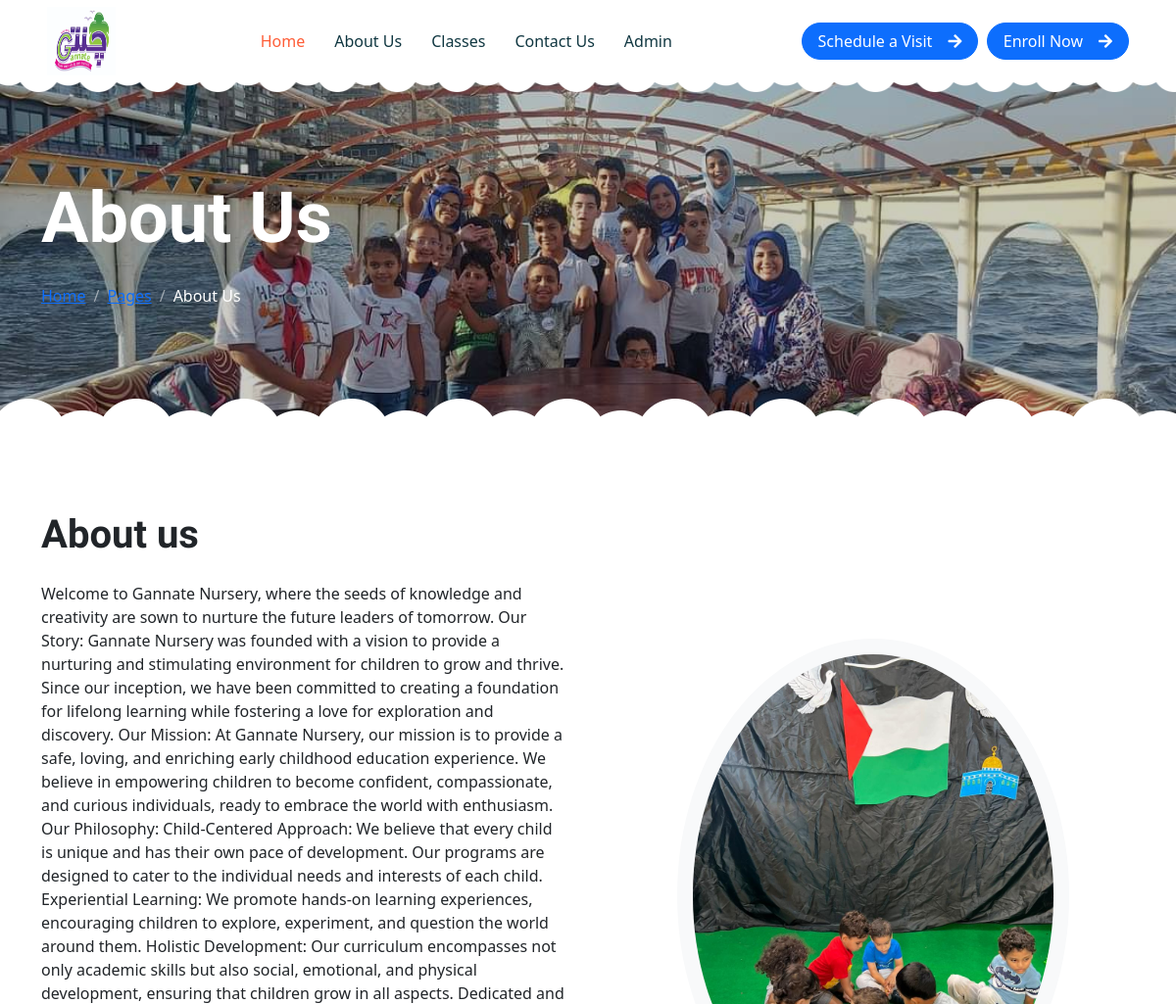
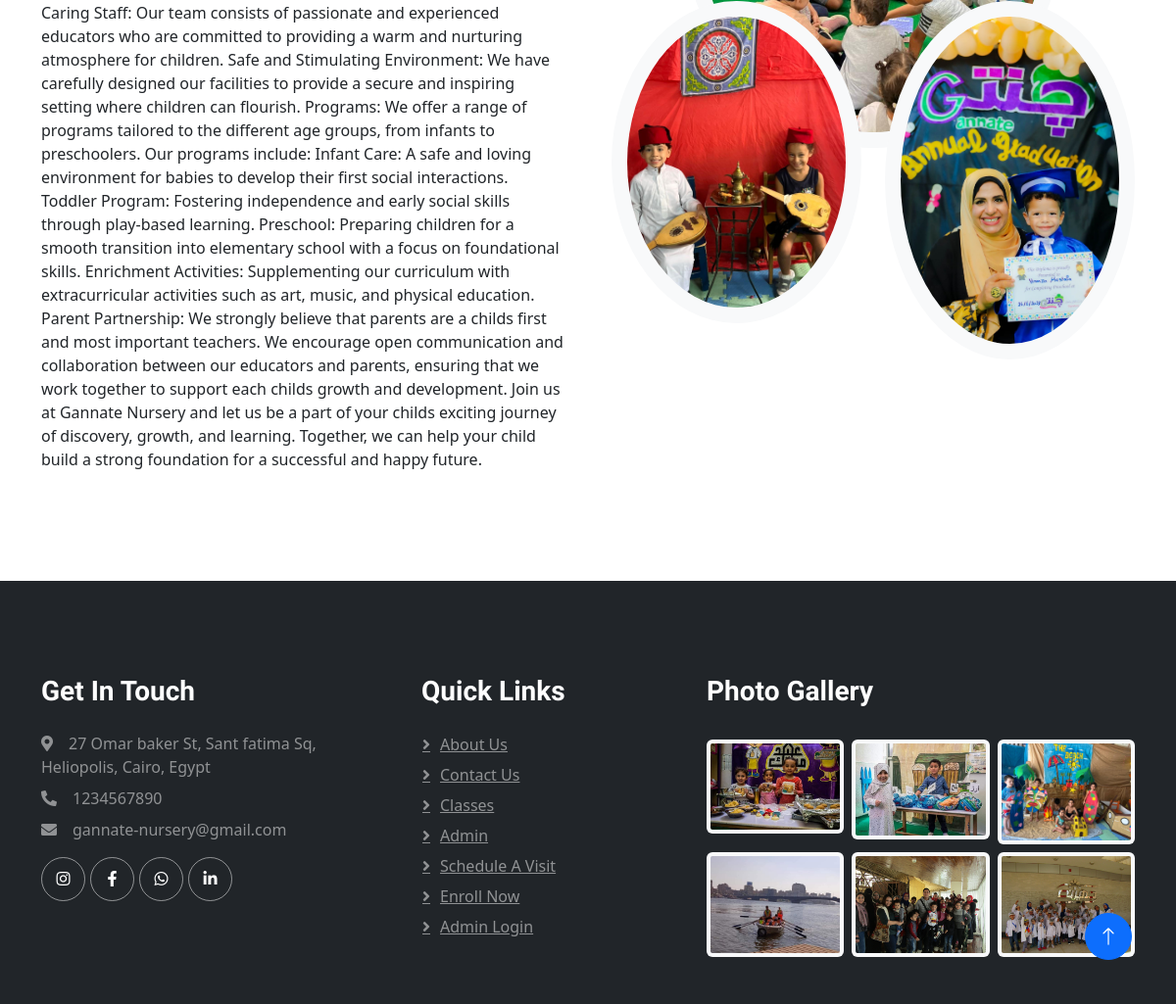
The page /about.php on the database as committed earlier (2 pictures, top to bottom).
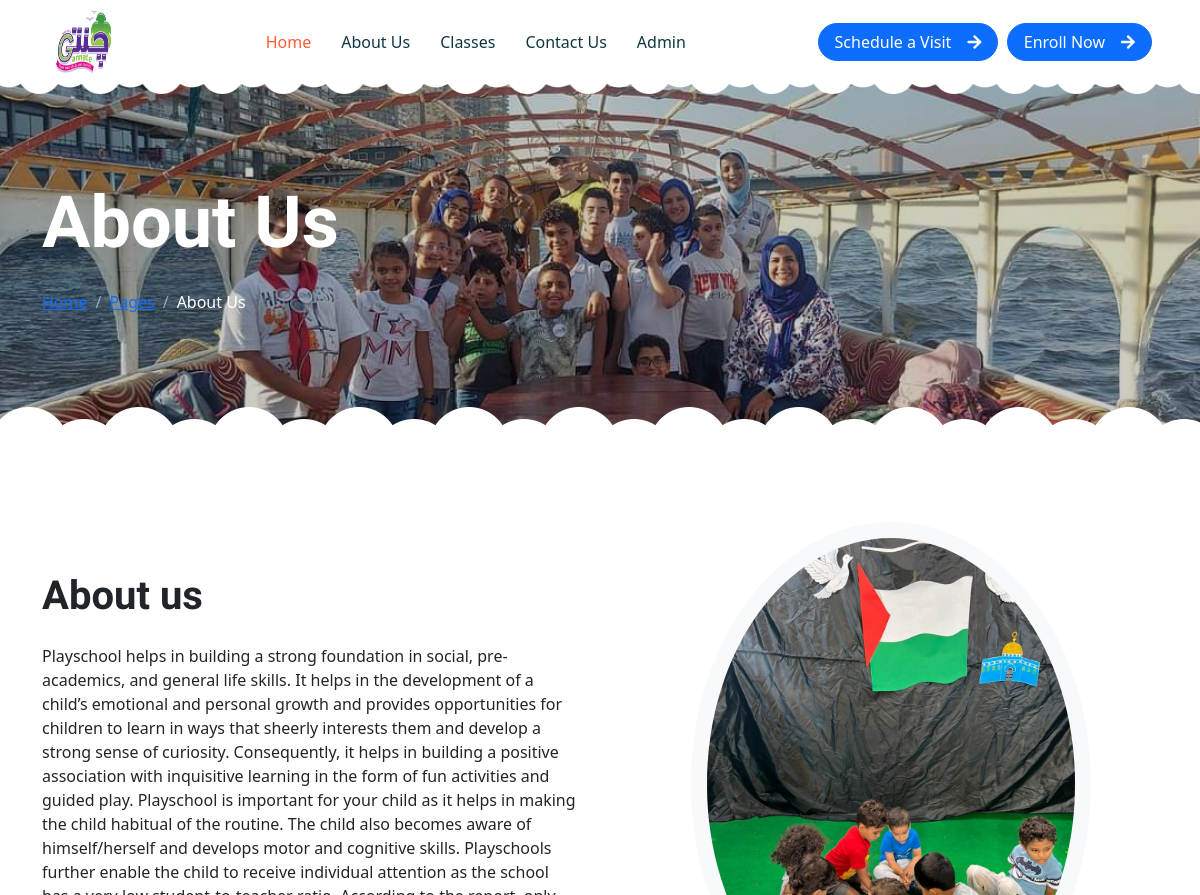
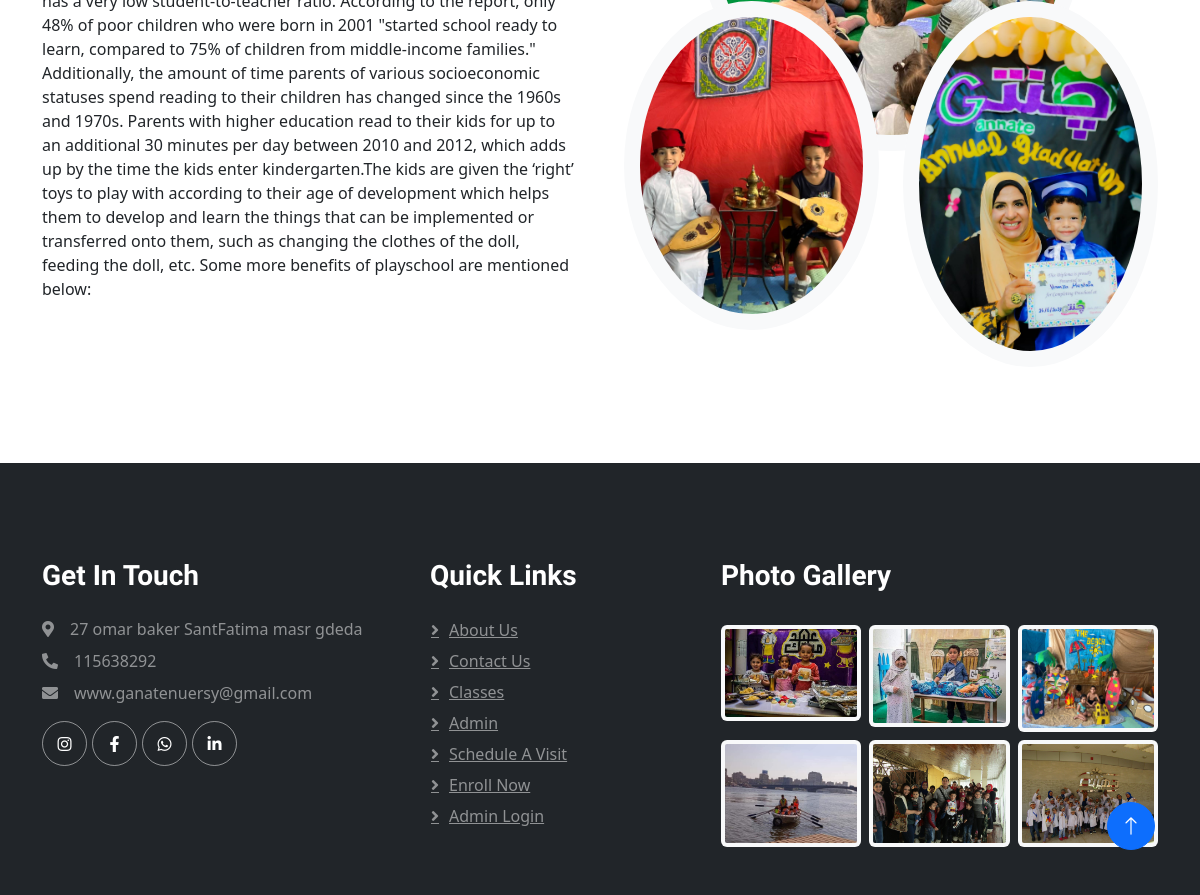
The same page on the database as committed later (2 pictures, top to bottom).
### tables this page shows
CREATE TABLE `tblpage` (
  `ID` int(10) NOT NULL,
  `PageType` varchar(200) DEFAULT NULL,
  `PageTitle` varchar(200) DEFAULT NULL,
  `PageDescription` mediumtext DEFAULT NULL,
  `Email` varchar(200) DEFAULT NULL,
  `MobileNumber` bigint(10) DEFAULT NULL,
  `UpdationDate` timestamp NULL DEFAULT NULL ON UPDATE current_timestamp()
);

### about.php (the view, shortened to what this page needs)
<?php include_once('includes/config.php'); ?>
<!DOCTYPE html>
<html lang="en">
<head>
    <link href="https://cdnjs.cloudflare.com/ajax/libs/font-awesome/5.10.0/css/all.min.css" rel="stylesheet">
    <link href="https://cdn.jsdelivr.net/npm/bootstrap-icons@1.4.1/font/bootstrap-icons.css" rel="stylesheet">
    <link href="lib/animate/animate.min.css" rel="stylesheet">
    <link href="lib/owlcarousel/assets/owl.carousel.min.css" rel="stylesheet">
    <link href="css/bootstrap.min.css" rel="stylesheet">
    <link href="css/style.css" rel="stylesheet">
</head>
<body>
 <?php include_once('includes/header.php');?>
        <div class="container-xxl py-5 page-header position-relative mb-5">
            <div class="container py-5">
                <h1 class="display-2 text-white animated slideInDown mb-4">About Us</h1>
                <nav aria-label="breadcrumb animated slideInDown">
                    <ol class="breadcrumb">
                        <li class="breadcrumb-item"><a href="index.php">Home</a></li>
                        <li class="breadcrumb-item"><a href="#">Pages</a></li>
                        <li class="breadcrumb-item text-white active" aria-current="page">About Us</li>
                    </ol>
                </nav>
            </div>
        </div>
        <div class="container-xxl py-5">
            <div class="container">
                <div class="row g-5 align-items-center">
                    <div class="col-lg-6 wow fadeInUp" data-wow-delay="0.1s">
       <?php $sql=mysqli_query($con,"select * from tblpage where PageType='aboutus'");
while($data=mysqli_fetch_array($sql)){
?>
                        <h1 class="mb-4"><?php echo $data['PageTitle']?></h1>
                        <p><?php echo $data['PageDescription']?></p>
       <?php } ?>
                    </div>
                    <div class="col-lg-6 about-img wow fadeInUp" data-wow-delay="0.5s">
                        <div class="row">
                            <div class="col-12 text-center">
                            <img class="img-fluid w-75 rounded-circle bg-light p-3" src="img/photo01.jpg" alt="">
                            </div>
                            <div class="col-6 text-start" style="margin-top: -150px;">
                            <img class="img-fluid w-100 rounded-circle bg-light p-3" src="img/photo02.jpg" alt="">
                            </div>
                            <div class="col-6 text-end" style="margin-top: -150px;">
                            <img class="img-fluid w-100 rounded-circle bg-light p-3" src="img/photo03.jpg" alt="">
                            </div>
                        </div>
                    </div>
                </div>
            </div>
        </div>
 <?php include_once('includes/footer.php');?>
        <a href="#" class="btn btn-lg btn-primary btn-lg-square back-to-top"><i class="bi bi-arrow-up"></i></a>
    </div>
</body>
</html>

### includes/header.php (shortened to what this page needs)
 <div class="container-xxl bg-white p-0">
     <nav class="navbar navbar-expand-lg bg-white navbar-light sticky-top px-4 px-lg-5 py-lg-0">
         <a href="index.php" class="navbar-brand">
             <h1 class="m-0 text-primary"><img src="img/logo-1.jpg"  width="70" height="70"></h1>
         </a>
         <div class="collapse navbar-collapse" id="navbarCollapse">
             <div class="navbar-nav mx-auto">
                 <a href="index.php" class="nav-item nav-link active">Home</a>
                 <a href="about.php" class="nav-item nav-link">About Us</a>
                 <a href="classes.php" class="nav-item nav-link">Classes</a>
                 <a href="contact.php" class="nav-item nav-link">Contact Us</a>
                 <a href="admin" class="nav-item nav-link">Admin</a>
             </div>
<a href="visit.php" class="btn btn-primary rounded-pill px-3 d-none d-lg-block">Schedule a Visit<i class="fa fa-arrow-right ms-3"></i></a>
             <a href="enrollment.php" class="btn btn-primary rounded-pill px-3 d-none d-lg-block">Enroll Now<i class="fa fa-arrow-right ms-3"></i></a>
         </div>
     </nav>

### includes/footer.php (shortened to what this page needs)
   <div class="container-fluid bg-dark text-white-50 footer pt-5 mt-5 wow fadeIn" data-wow-delay="0.1s">
            <div class="container py-5">
                <div class="row g-5">
<?php $sql=mysqli_query($con,"select * from tblpage where PageType='contactus'");
while($data=mysqli_fetch_array($sql)){
?>
                    <div class="col-lg-4 col-md-6">
                        <h3 class="text-white mb-4">Get In Touch</h3>
                        <p class="mb-2"><i class="fa fa-map-marker-alt me-3"></i><?php echo $data['PageDescription']?></p>
                        <p class="mb-2"><i class="fa fa-phone-alt me-3"></i><?php echo $data['MobileNumber']?></p>
                        <p class="mb-2"><i class="fa fa-envelope me-3"></i><?php echo $data['Email']?></p>
                        <div class="d-flex pt-2">
                            <a class="btn btn-outline-light btn-social" href="https://www.instagram.com/gannate.nursery/"><i class="fab fa-instagram"></i></a>
                            <a class="btn btn-outline-light btn-social" href="https://www.facebook.com/Gannatepreschool/?locale=ar_AR"><i class="fab fa-facebook-f"></i></a>
                            <a class="btn btn-outline-light btn-social" href="https://api.whatsapp.com/send?phone=%2B201002605857&data=ARBBA-NbEKz6fpW4ZqYMC7KJA9vGRRhStJjkTRGKdFlh6QHHsvwNksWaho4gxyodNZSFtYTvdWKckzU4Eye8DrIhOedu1LaSXX6HMeoc9vYXja9ihjSIVG5FqTPnVaLtkOt-jq5o83UjPW1tWxZAUUim7g&source=FB_Page&app=facebook&entry_point=page_cta&fbclid=IwAR3lARwicJNHLDmD7nLGC-o_pQMYe6nMXVfP-NBDksfoE8zoQ2ro13ME4jI"><i class="fab fa-whatsapp"></i></a>
                            <a class="btn btn-outline-light btn-social" href=""><i class="fab fa-linkedin-in"></i></a>
                        </div>
                    </div>
                <?php } ?>
                    <div class="col-lg-3 col-md-6">
                        <h3 class="text-white mb-4">Quick Links</h3>
                        <a class="btn btn-link text-white-50" href="about.php">About Us</a>
                        <a class="btn btn-link text-white-50" href="contact.php">Contact Us</a>
                        <a class="btn btn-link text-white-50" href="classes.php">Classes</a>
                        <a class="btn btn-link text-white-50" href="admin/">Admin</a>
                        <a class="btn btn-link text-white-50" href="visit.php">Schedule a Visit</a>
                        <a class="btn btn-link text-white-50" href="enrollment.php">Enroll Now</a>
                        <a class="btn btn-link text-white-50" href="admin/">Admin Login</a>
                    </div>
                    <div class="col-lg-5 col-md-6">
                        <h3 class="text-white mb-4">Photo Gallery</h3>
                        <div class="row g-2 pt-2">
                            <div class="col-4">
                            <img class="img-fluid rounded bg-light p-1" src="img/photo2.jpg" alt="">
                            </div>
                            <div class="col-4">
                            <img class="img-fluid rounded bg-light p-1" src="img/photo3.jpg" alt="">
                            </div>
                            <div class="col-4">
                            <img class="img-fluid rounded bg-light p-1" src="img/photo4.jpg" alt="">
                            </div>
                            <div class="col-4">
                            <img class="img-fluid rounded bg-light p-1" src="img/photo5.jpg" alt="">
                            </div>
                            <div class="col-4">
                            <img class="img-fluid rounded bg-light p-1" src="img/photo6.jpg" alt="">
                            </div>
                            <div class="col-4">
                            <img class="img-fluid rounded bg-light p-1" src="img/photo7.jpg" alt="">
                            </div>
                        </div>
                    </div>
                </div>
            </div>
        </div>

### css/style.css (style rules this page uses)
:root { --primary: #FE5D37; --light: #FFF5F3; --dark: #103741; }
.back-to-top { position: fixed; display: none; right: 45px; bottom: 45px; z-index: 99; }
.btn { font-weight: 500; transition: .5s; }
.btn.btn-primary { color: #FFFFFF; }
.btn-lg-square { width: 48px; height: 48px; }
.btn-square, .btn-sm-square, .btn-lg-square { padding: 0; display: flex; align-items: center; justify-content: center; font-weight: normal; border-radius: 50px; }
h1, h2, h3, h4, .h1, .h2, .h3, .h4, .display-1, .display-2, .display-3, .display-4, .display-5, .display-6 { font-family: 'Lobster Two', cursive; font-weight: 700; }
.navbar .navbar-nav .nav-link { padding: 30px 15px; color: var(--dark); font-weight: 500; outline: none; }
.navbar .navbar-nav .nav-link:hover, .navbar .navbar-nav .nav-link.active { color: var(--primary); }
.navbar.sticky-top { top: -100px; transition: .5s; }
.header-carousel::before, .header-carousel::after, .page-header::before, .page-header::after { position: absolute; content: ""; width: 100%; height: 10px; top: 0; left: 0; background: url(../img/bg-header-top.png) center center repeat-x; z-index: 1; }
.header-carousel::after, .page-header::after { height: 19px; top: auto; bottom: 0; background: url(../img/bg-header-bottom.png) center center repeat-x; }
.page-header { background: linear-gradient(rgba(0, 0, 0, .2), rgba(0, 0, 0, .2)), url(../img/img-about2.jpg) center center no-repeat; background-size: cover; }
.breadcrumb-item + .breadcrumb-item::before { color: rgba(255, 255, 255, .5); }
.about-img img { transition: .5s; }
.footer .btn.btn-social { margin-right: 5px; width: 45px; height: 45px; display: flex; align-items: center; justify-content: center; color: #FFFFFF; border: 1px solid rgba(255,255,255,0.5); border-radius: 45px; transition: .3s; }
.footer .btn.btn-link { display: block; margin-bottom: 5px; padding: 0; text-align: left; font-size: 16px; font-weight: normal; text-transform: capitalize; transition: .3s; }
.footer .btn.btn-link::before { position: relative; content: "\f105"; font-family: "Font Awesome 5 Free"; font-weight: 900; margin-right: 10px; }

Rows that differ between the two databases and show on the page:
changed tblpage "About us": PageDescription "Welcome to Gannate Nursery, where the seeds of knowledge and creativity are sown to nurture the future leaders of tomorrow. Our Story: Gannate Nursery was founded with a vision to provide a nurturing and stimulating environment for children to grow and thrive. Since our inception, we have been committed to creating a foundation for lifelong learning while fostering a love for exploration and discovery. Our Mission: At Gannate Nursery, our mission is to provide a safe, loving, and enriching early childhood education experience. We believe in empowering children to become confident, compassionate, and curious individuals, ready to embrace the world with enthusiasm. Our Philosophy:…" → "Playschool helps in building a strong foundation in social, pre-academics, and general life skills. It helps in the development of a child’s emotional and personal growth and provides opportunities for children to learn in ways that sheerly interests them and develop a strong sense of curiosity. Consequently, it helps in building a positive association with inquisitive learning in the form of fun activities and guided play. Playschool is important for your child as it helps in making the child habitual of the routine. The child also becomes aware of himself/herself and develops motor and cognitive skills. Playschools further enable the child to receive individual attention as the school has…"
changed tblpage: PageDescription "27 Omar baker St, Sant fatima Sq, Heliopolis, Cairo, Egypt" → "27 omar baker SantFatima masr gdeda"; MobileNumber "1234567890" → "115638292"; Email "gannate-nursery@gmail.com" → "www.ganatenuersy@gmail.com"
